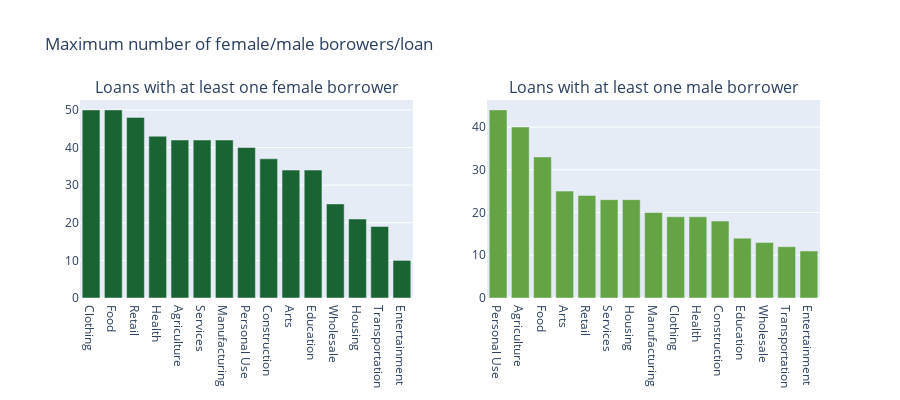

Notebook cell for this chart:
### Code cell
df = df.sort_values(by="max", ascending=False)
sectors_f = go.Bar(
        x = df['sector'],
        y = df['max'],
        name="Female borrowers",
        marker=dict(color=color_list[4]))
df2 = df2.sort_values(by="max", ascending=False)
sectors_m = go.Bar(
        x = df2['sector'],
        y = df2['max'],
        name="Male borrowers",
        marker=dict(color=color_list[3]))
fig = make_subplots(rows=1, cols=2, start_cell="top-left",
                   subplot_titles=("Loans with at least one female borrower", 
                                   "Loans with at least one male borrower"))

fig.add_trace(sectors_f, row=1, col=1)
fig.add_trace(sectors_m, row=1, col=2)
layout = go.Layout(height=400, width=900, title="Maximum number of female/male borowers/loan")
fig.update_layout(layout)
fig.update_layout(showlegend=False)
fig.show()

### Figure 1 — Plotly figure (JSON) as saved in the notebook; plotly's stock layout.template omitted (floating-point values rounded to 4 significant figures)
{"data": [{"marker": {"color": "#1a6333"}, "name": "Female borrowers", "type": "bar", "x": ["Clothing", "Food", "Retail", "Health", "Agriculture", "Services", "Manufacturing", "Personal Use", "Construction", "Arts", "Education", "Wholesale", "Housing", "Transportation", "Entertainment"], "xaxis": "x", "y": [50, 50, 48, 43, 42, 42, 42, 40, 37, 34, 34, 25, 21, 19, 10], "yaxis": "y"}, {"marker": {"color": "#64a444"}, "name": "Male borrowers", "type": "bar", "x": ["Personal Use", "Agriculture", "Food", "Arts", "Retail", "Services", "Housing", "Manufacturing", "Clothing", "Health", "Construction", "Education", "Wholesale", "Transportation", "Entertainment"], "xaxis": "x2", "y": [44, 40, 33, 25, 24, 23, 23, 20, 19, 19, 18, 14, 13, 12, 11], "yaxis": "y2"}], "layout": {"annotations": [{"font": {"size": 16}, "showarrow": false, "text": "Loans with at least one female borrower", "x": 0.225, "xanchor": "center", "xref": "paper", "y": 1.0, "yanchor": "bottom", "yref": "paper"}, {"font": {"size": 16}, "showarrow": false, "text": "Loans with at least one male borrower", "x": 0.775, "xanchor": "center", "xref": "paper", "y": 1.0, "yanchor": "bottom", "yref": "paper"}], "height": 400, "showlegend": false, "title": {"text": "Maximum number of female/male borowers/loan"}, "width": 900, "xaxis": {"anchor": "y", "domain": [0.0, 0.45]}, "xaxis2": {"anchor": "y2", "domain": [0.55, 1.0]}, "yaxis": {"anchor": "x", "domain": [0.0, 1.0]}, "yaxis2": {"anchor": "x2", "domain": [0.0, 1.0]}}}
